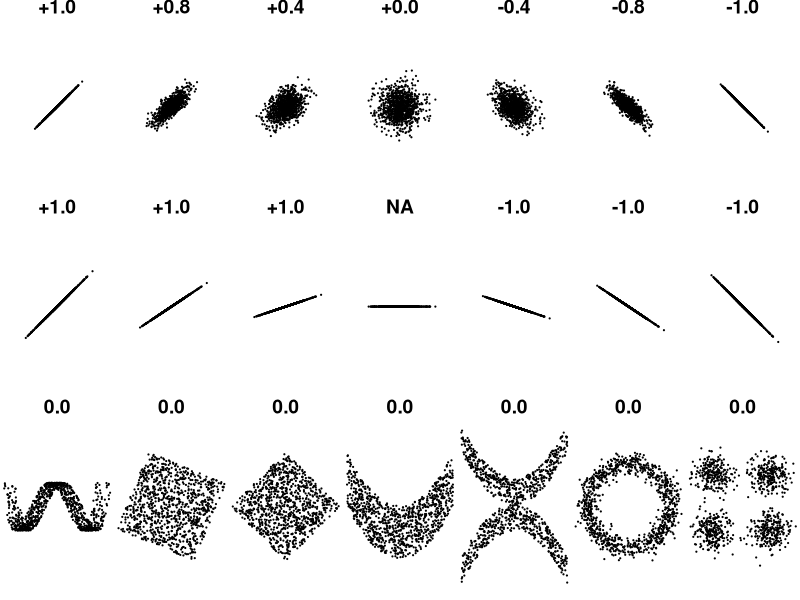

Write R code to recreate this figure.
n <- 1000
x <- rnorm(n)
cex <- 0.25
cex.main <- 1.75
pdf("pic_correlation.pdf", width=10, height=5)
par(mar=c(0,0,1,0), mfrow=c(3,7))
# First row
wseq <- seq(-1, 1, by=1/3)
for (w in wseq) {
  y <- (1-abs(w))*rnorm(n)
  r <- -sign(w)*pi/4
  xr <- x*cos(r)-y*sin(r)
  yr <- x*sin(r)+y*cos(r)
  plot(xr, yr, asp=T, pch=19, xlim=c(-5,5), ylim=c(-5,5), cex=cex,
       main=sprintf("%+.1f", cor(xr,yr)), axes=F, cex.main=cex.main)
}
# Second row
for (w in wseq) {
  y <- -w*x
  plot(x, y, asp=T, pch=19, xlim=c(-5,5), ylim=c(-5,5), cex=cex,
       main=sprintf("%+.1f", cor(x,y)), axes=F, cex.main=cex.main)
}
# Third row
x  <- 2*runif(n)-1
#
xr <- x+runif(n)/3
yr <- 4*(x^2 - 1/2)^2 + runif(n)/500
plot(xr, yr, asp=T, pch=19, cex=cex, main="0.0", axes=F, cex.main=cex.main)
#
y <- 2*runif(n)-1
r <- -pi/8
xr <- x*cos(r)-y*sin(r)
yr <- x*sin(r)+y*cos(r)
plot(xr, yr, asp=T, pch=19, cex=cex, main="0.0", axes=F, cex.main=cex.main)
#
r  <- -pi/4
xr <- x*cos(r)-y*sin(r)
yr <- x*sin(r)+y*cos(r)
plot(xr, yr, asp=T, pch=19, cex=cex, main="0.0", axes=F, cex.main=cex.main)
#
xr <- x/2
yr <- (x^2 + runif(n))/2
plot(xr, yr, asp=T, pch=19, cex=cex, main="0.0", axes=F, cex.main=cex.main)
# 
xr <- x
yr <- (x^2 + runif(n)/2)*ifelse(runif(n)>0.5, +1, -1)
plot(xr, yr, asp=T, pch=19, cex=cex, main="0.0", axes=F, cex.main=cex.main)
#
xr <- sin(pi*x)+rnorm(n, sd=1/8)
yr <- cos(pi*x)+rnorm(n, sd=1/8)
plot(xr, yr, asp=T, pch=19, cex=cex, main="0.0", axes=F, cex.main=cex.main)
#
xr <- c(rnorm(n/4), 6+rnorm(n/4), rnorm(n/4), 6+rnorm(n/4))
yr <- c(rnorm(n/4), rnorm(n/4), 6+rnorm(n/4), 6+rnorm(n/4))
plot(xr, yr, asp=T, pch=19, cex=cex, main="0.0", axes=F, cex.main=cex.main)
dev.off()
